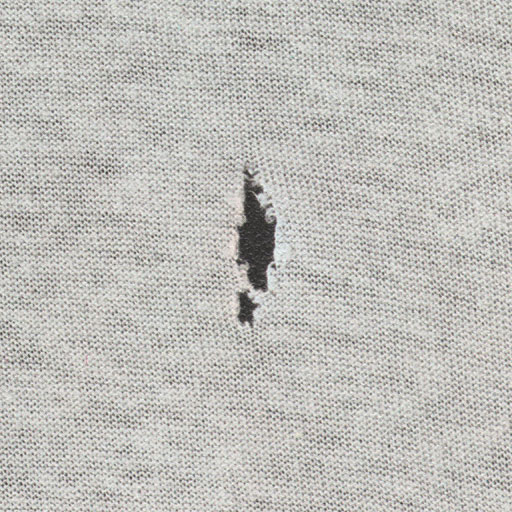
%> input picture Checking/img/1.jpg, 512 x 512 px; the run also reads 2 pictures not shown here
$ octave special_comp.m   (GNU Octave 9; MATLAB toolbox functions it lacks are replaced by stand-ins)
%> lines starting %> are read from the running program, lines starting %| are printed output that depends on the picture; in (x1, y1, x2, y2) boxes, pixels count from 0 and x2, y2 are one past the last pixel; in counts of white or black regions, pixels touching at a corner belong together; the program's own positions count from 1
clc;
clear all;
close all;

%% First Row
%%%% First Column
x=imread('D:\\Sem 6\\IP\\FabricDefectDetection\\Checking\\img\\1.JPG');
%> x is the input picture: size 512x512x3 uint8; mean R, G, B 191, 190.1, 185.9
subplot(4,4,1);
imshow(x);
title('Fabric 1');
x=rgb2gray(x);
%> x: size 512x512 uint8
level = graythresh(x);
%> level = 0.698
H1 = im2bw(x,level);
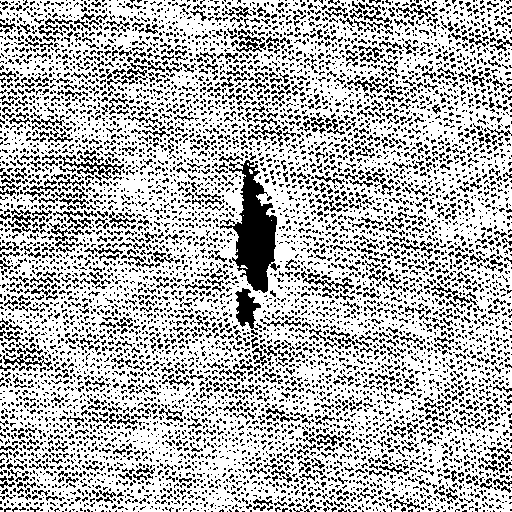
%> H1: size 512x512 logical; 71.4% white; black in thin lines or dots

for i=1:512
    for j=1:512
        H1(i,j) = 1 - H1(i,j);
    end
end
%> H1: size 512x512 logical; 28.6% white in thin lines or dots

SE = strel('square', 4);
op1 = imerode(H1, SE);
%> op1: size 512x512 logical; 1.1% white; 9 white regions (7 under 20 px), largest, box (x1, y1, x2, y2) and area: (235, 166, 275, 290) 2541, (237, 290, 258, 324) 338
op2 = imdilate(op1, SE);
%> op2: size 512x512 logical; 1.5% white; 6 white regions (3 under 20 px), largest, box (x1, y1, x2, y2) and area: (234, 165, 277, 292) 3206, (236, 289, 260, 328) 555, (491, 260, 496, 264) 20

SE1 = strel('diamond', 3);
SE2 = strel('disk', 3, 0);
SE3 = strel('disk', 6, 0);
SE4 = strel('rectangle', [5 2]);
SE5 = strel('square', 5);

op11 = imerode(op2, SE5);
%> op11: size 512x512 logical; 0.99% white; 3 white regions (1 under 20 px), largest, box (x1, y1, x2, y2) and area: (237, 176, 275, 290) 2325, (239, 291, 257, 323) 273
op21 = imdilate(op11, SE5);
%> op21: size 512x512 logical; 1.4% white; 2 white regions, box (x1, y1, x2, y2) and area: (235, 165, 277, 292) 3124, (237, 289, 259, 325) 505

op31 = imdilate(op21, SE1);
%> op31: size 512x512 logical; 1.9% white; 1 white region, box (x1, y1, x2, y2) and area: (232, 162, 280, 328) 4899
op41 = imdilate(op31, SE2);
%> op41: size 512x512 logical; 2.4% white; 1 white region, box (x1, y1, x2, y2) and area: (229, 159, 283, 331) 6170

op51 = imerode(op41, SE3);
%> op51: size 512x512 logical; 1.4% white; 1 white region, box (x1, y1, x2, y2) and area: (235, 165, 277, 325) 3801
op61 = imdilate(op51, SE4);
%> op61: size 512x512 logical; 1.6% white; 1 white region, box (x1, y1, x2, y2) and area: (235, 163, 278, 327) 4253

y = imfuse(x,op61);
subplot(4,4,2);
imshow(y);
title('Output 1');

%%%% Second Column
x=imread('D:\\Sem 6\\IP\\FabricDefectDetection\\Checking\\img\\2.JPG');
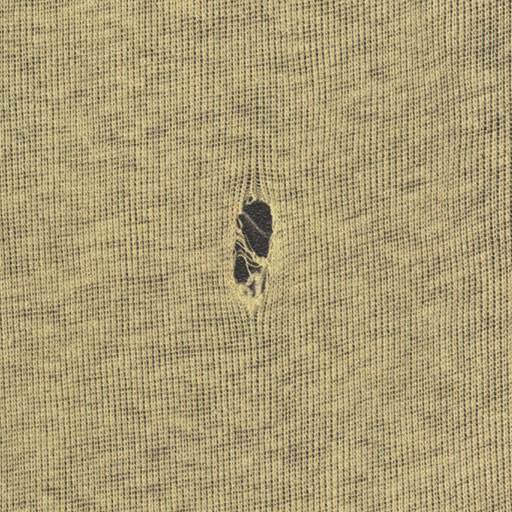
%> input picture Checking/img/2.jpg, 512 x 512 px
%> x is the input picture: size 512x512x3 uint8; mean R, G, B 171.7, 157.5, 117.2
subplot(4,4,3);
imshow(x);
title('Fabric 2');
x=rgb2gray(x);
%> x: size 512x512 uint8
level = graythresh(x);
%> level = 0.576
H1 = im2bw(x,level);
%> H1: size 512x512 logical; 67.3% white; black in thin lines or dots

for i=1:512
    for j=1:512
        H1(i,j) = 1 - H1(i,j);
    end
end
%> H1: size 512x512 logical; 32.7% white in thin lines or dots

SE = strel('square', 4);
op1 = imerode(H1, SE);
%> op1: size 512x512 logical; 0.59% white; 19 white regions (16 under 20 px), largest, box (x1, y1, x2, y2) and area: (238, 199, 270, 255) 1185, (234, 256, 247, 282) 238, (250, 263, 259, 271) 40
op2 = imdilate(op1, SE);
%> op2: size 512x512 logical; 0.88% white; 17 white regions (9 under 20 px), largest, box (x1, y1, x2, y2) and area: (237, 198, 272, 257) 1488, (233, 244, 249, 284) 433, (249, 261, 261, 273) 114

SE1 = strel('diamond', 3);
SE2 = strel('disk', 3, 0);
SE3 = strel('disk', 6, 0);
SE4 = strel('rectangle', [5 2]);
SE5 = strel('square', 5);

op11 = imerode(op2, SE5);
%> op11: size 512x512 logical; 0.5% white; 5 white regions (2 under 20 px), largest, box (x1, y1, x2, y2) and area: (239, 202, 270, 255) 1084, (235, 258, 247, 282) 200, (251, 265, 259, 271) 24
op21 = imdilate(op11, SE5);
%> op21: size 512x512 logical; 0.76% white; 5 white regions, box (x1, y1, x2, y2) and area: (237, 200, 272, 257) 1464, (233, 256, 249, 284) 360, (249, 263, 261, 273) 96, (234, 245, 240, 252) 41, (250, 284, 255, 291) 35

op31 = imdilate(op21, SE1);
%> op31: size 512x512 logical; 1.1% white; 1 white region, box (x1, y1, x2, y2) and area: (230, 197, 275, 294) 2930
op41 = imdilate(op31, SE2);
%> op41: size 512x512 logical; 1.5% white; 1 white region, box (x1, y1, x2, y2) and area: (227, 194, 278, 297) 3817

op51 = imerode(op41, SE3);
%> op51: size 512x512 logical; 0.89% white; 1 white region, box (x1, y1, x2, y2) and area: (233, 200, 272, 291) 2338
op61 = imdilate(op51, SE4);
%> op61: size 512x512 logical; 1% white; 1 white region, box (x1, y1, x2, y2) and area: (233, 198, 273, 293) 2643

y = imfuse(x,op61);
subplot(4,4,4);
imshow(y);
title('Output 2');

%% Second Row
%%%% First Column
x=imread('D:\\Sem 6\\IP\\FabricDefectDetection\\Checking\\img\\3.JPG');
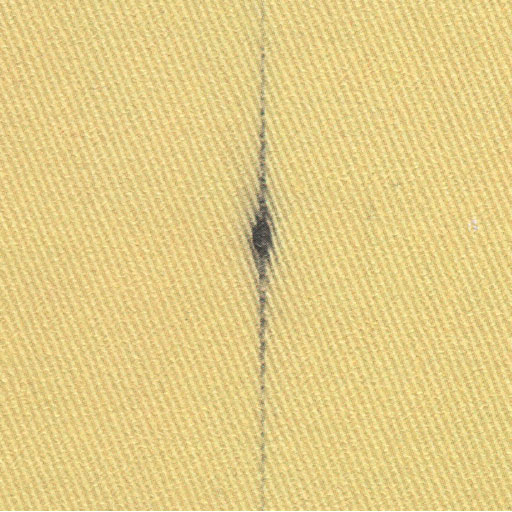
%> input picture Checking/img/3.jpg, 512 x 512 px
%> x is the input picture: size 512x512x3 uint8; mean R, G, B 227.9, 205.4, 135.5
subplot(4,4,5);
imshow(x);
title('Fabric 3');
x=rgb2gray(x);
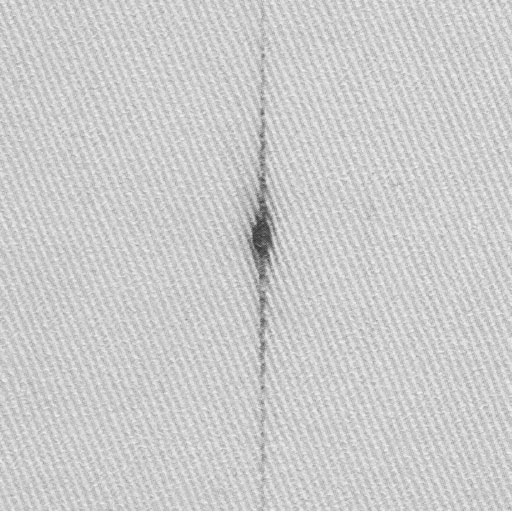
%> x: size 512x512 uint8; min 46, max 255, mean 204.1
level = graythresh(x);
%> level = 0.796
H1 = im2bw(x,level);
%> H1: size 512x512 logical; 53.3% white; 972 black regions (539 under 20 px), largest, box (x1, y1, x2, y2) and area: (115, 0, 381, 511) 28587, (0, 175, 117, 511) 9707, (0, 121, 188, 511) 3332

for i=1:512
    for j=1:512
        H1(i,j) = 1 - H1(i,j);
    end
end

SE = strel('square', 4);
op1 = imerode(H1, SE);
%> op1: size 512x512 logical; 2.4% white; 1406 white regions (1393 under 20 px), largest, box (x1, y1, x2, y2) and area: (240, 108, 276, 398) 2753, (258, 63, 267, 106) 109, (260, 400, 267, 419) 52
op2 = imdilate(op1, SE);
%> op2: size 512x512 logical; 12.8% white; 1152 white regions (537 under 20 px), largest, box (x1, y1, x2, y2) and area: (232, 44, 282, 472) 7022, (220, 222, 240, 257) 206, (272, 296, 287, 325) 142

SE1 = strel('diamond', 3);
SE2 = strel('disk', 3, 0);
SE3 = strel('disk', 6, 0);
SE4 = strel('rectangle', [5 2]);
SE5 = strel('square', 5);

op11 = imerode(op2, SE5);
%> op11: size 512x512 logical; 0.97% white; 139 white regions (136 under 20 px), largest, box (x1, y1, x2, y2) and area: (243, 119, 275, 362) 2131, (260, 364, 266, 393) 60, (262, 409, 267, 419) 24
op21 = imdilate(op11, SE5);
%> op21: size 512x512 logical; 3.1% white; 102 white regions (7 under 20 px), largest, box (x1, y1, x2, y2) and area: (238, 97, 278, 398) 4735, (257, 62, 268, 95) 216, (254, 407, 269, 431) 197

op31 = imdilate(op21, SE1);
%> op31: size 512x512 logical; 6.6% white; 68 white regions, largest, box (x1, y1, x2, y2) and area: (222, 59, 290, 488) 10620, (181, 301, 198, 324) 237, (256, 491, 271, 510) 209
op41 = imdilate(op31, SE2);
%> op41: size 512x512 logical; 10.9% white; 58 white regions, largest, box (x1, y1, x2, y2) and area: (219, 31, 293, 512) 15102, (0, 377, 28, 411) 541, (38, 378, 59, 412) 469

op51 = imerode(op41, SE3);
%> op51: size 512x512 logical; 3.7% white; 63 white regions (8 under 20 px), largest, box (x1, y1, x2, y2) and area: (225, 61, 287, 485) 8016, (0, 383, 22, 405) 128, (184, 304, 195, 321) 79
op61 = imdilate(op51, SE4);
%> op61: size 512x512 logical; 5% white; 63 white regions, largest, box (x1, y1, x2, y2) and area: (225, 59, 288, 487) 9373, (0, 381, 23, 407) 246, (184, 302, 196, 323) 146

y = imfuse(x,op61);
subplot(4,4,6);
imshow(y);
title('Output 3');

%%%% Second Column
x=imread('D:\\Sem 6\\IP\\FabricDefectDetection\\Checking\\img\\4.JPG');
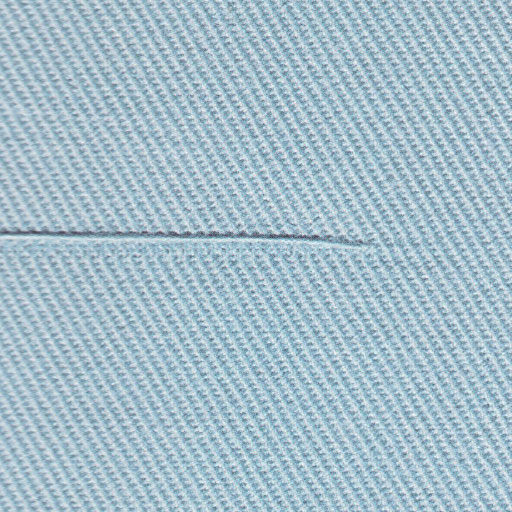
%> input picture Checking/img/4.jpg, 512 x 512 px
%> x is the input picture: size 512x512x3 uint8; mean R, G, B 165.2, 190.3, 203.2
subplot(4,4,7);
imshow(x);
title('Fabric 4');
x=rgb2gray(x);
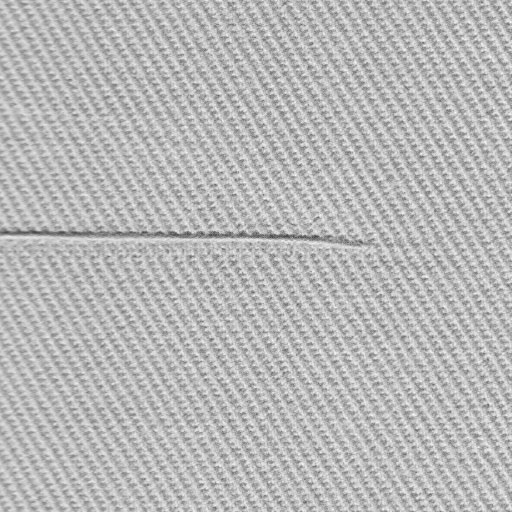
%> x: size 512x512 uint8; min 66, max 251, mean 184.3
level = graythresh(x);
%> level = 0.71
H1 = im2bw(x,level);
%> H1: size 512x512 logical; 56.7% white; 1127 black regions (676 under 20 px), largest, box (x1, y1, x2, y2) and area: (0, 149, 399, 277) 5551, (196, 0, 327, 188) 2582, (386, 80, 512, 294) 2462

for i=1:512
    for j=1:512
        H1(i,j) = 1 - H1(i,j);
    end
end

SE = strel('square', 4);
op1 = imerode(H1, SE);
%> op1: size 512x512 logical; 3.2% white in thin lines or dots
op2 = imdilate(op1, SE);
%> op2: size 512x512 logical; 21.6% white; 1732 white regions (406 under 20 px), largest, box (x1, y1, x2, y2) and area: (0, 221, 248, 239) 1835, (251, 230, 363, 246) 754, (148, 9, 177, 53) 245

SE1 = strel('diamond', 3);
SE2 = strel('disk', 3, 0);
SE3 = strel('disk', 6, 0);
SE4 = strel('rectangle', [5 2]);
SE5 = strel('square', 5);

op11 = imerode(op2, SE5);
%> op11: size 512x512 logical; 0.57% white in thin lines or dots
op21 = imdilate(op11, SE5);
%> op21: size 512x512 logical; 6.7% white; 515 white regions (6 under 20 px), largest, box (x1, y1, x2, y2) and area: (0, 221, 178, 238) 1281, (278, 230, 320, 241) 273, (196, 231, 234, 239) 241

op31 = imdilate(op21, SE1);
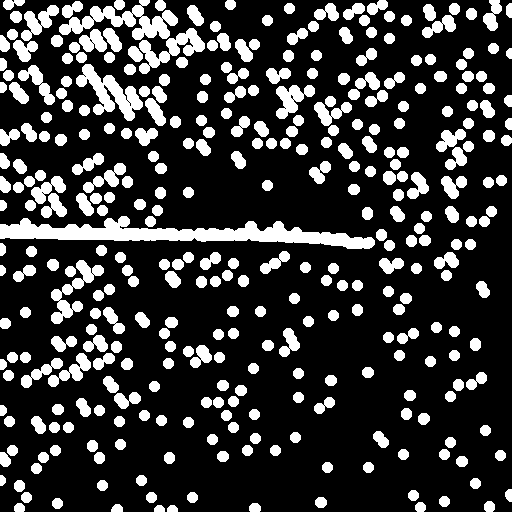
%> op31: size 512x512 logical; 22% white; 347 white regions, largest, box (x1, y1, x2, y2) and area: (0, 216, 375, 249) 5190, (59, 0, 178, 40) 1901, (76, 64, 143, 121) 1562
op41 = imdilate(op31, SE2);

op51 = imerode(op41, SE3);
op61 = imdilate(op51, SE4);

y = imfuse(x,op61);
subplot(4,4,8);
imshow(y);
title('Output 4');

%% Third Row
%%%% First Column
x=imread('D:\\Sem 6\\IP\\FabricDefectDetection\\Checking\\img\\5.JPG');
subplot(4,4,9);
imshow(x);
title('Fabric 5');
x=rgb2gray(x);
level = graythresh(x);
%> level = 0.624
H1 = im2bw(x,level);

for i=1:512
    for j=1:512
        H1(i,j) = 1 - H1(i,j);
    end
end

SE = strel('square', 4);
op1 = imerode(H1, SE);
op2 = imdilate(op1, SE);

SE1 = strel('diamond', 3);
SE2 = strel('disk', 3, 0);
SE3 = strel('disk', 6, 0);
SE4 = strel('rectangle', [5 2]);
SE5 = strel('square', 5);

op11 = imerode(op2, SE5);
op21 = imdilate(op11, SE5);

op31 = imdilate(op21, SE1);
op41 = imdilate(op31, SE2);

op51 = imerode(op41, SE3);
op61 = imdilate(op51, SE4);

y = imfuse(x,op61);
subplot(4,4,10);
imshow(y);
title('Output 5');

%%%% Second Column
x=imread('D:\\Sem 6\\IP\\FabricDefectDetection\\Checking\\img\\6.JPG');
subplot(4,4,11);
imshow(x);
title('Fabric 6');
x=rgb2gray(x);
level = graythresh(x);
%> level = 0.608
H1 = im2bw(x,level);

for i=1:512
    for j=1:512
        H1(i,j) = 1 - H1(i,j);
    end
end

SE = strel('square', 4);
op1 = imerode(H1, SE);
op2 = imdilate(op1, SE);

SE1 = strel('diamond', 3);
SE2 = strel('disk', 3, 0);
SE3 = strel('disk', 6, 0);
SE4 = strel('rectangle', [5 2]);
SE5 = strel('square', 5);

op11 = imerode(op2, SE5);
op21 = imdilate(op11, SE5);

op31 = imdilate(op21, SE1);
op41 = imdilate(op31, SE2);

op51 = imerode(op41, SE3);
op61 = imdilate(op51, SE4);

y = imfuse(x,op61);
subplot(4,4,12);
imshow(y);
title('Output 6');

%% Third Row
%%%% First Column
%> (the run ends here)
